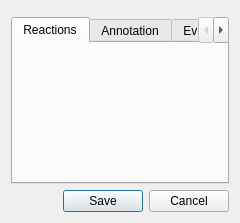
<?xml version="1.0" encoding="UTF-8"?>
<ui version="4.0">
 <class>MetaboliteEditDialog</class>
 <widget class="QDialog" name="MetaboliteEditDialog">
  <property name="geometry">
   <rect>
    <x>0</x>
    <y>0</y>
    <width>240</width>
    <height>223</height>
   </rect>
  </property>
  <property name="windowTitle">
   <string>Edit metabolite</string>
  </property>
  <layout class="QVBoxLayout" name="verticalLayout">
   <item>
    <widget class="MetaboliteAttributesDisplayWidget" name="attributeWidget" native="true"/>
   </item>
   <item>
    <widget class="QTabWidget" name="tabWidget">
     <property name="currentIndex">
      <number>0</number>
     </property>
     <widget class="ReactionsDisplayWidget" name="reactionsTab">
      <attribute name="title">
       <string>Reactions</string>
      </attribute>
      <layout class="QVBoxLayout" name="verticalLayout_2"/>
     </widget>
     <widget class="AnnotationDisplayWidget" name="annotationTab">
      <attribute name="title">
       <string>Annotation</string>
      </attribute>
      <layout class="QVBoxLayout" name="verticalLayout_3"/>
     </widget>
     <widget class="EvidenceDisplayWidget" name="evidenceTab">
      <attribute name="title">
       <string>Evidence</string>
      </attribute>
      <layout class="QVBoxLayout" name="verticalLayout_4"/>
     </widget>
    </widget>
   </item>
   <item>
    <widget class="QDialogButtonBox" name="buttonBox">
     <property name="orientation">
      <enum>Qt::Horizontal</enum>
     </property>
     <property name="standardButtons">
      <set>QDialogButtonBox::Cancel|QDialogButtonBox::Save</set>
     </property>
    </widget>
   </item>
  </layout>
 </widget>
 <customwidgets>
  <customwidget>
   <class>AnnotationDisplayWidget</class>
   <extends>QWidget</extends>
   <header>GEMEditor.model.display.base</header>
   <container>1</container>
   <slots>
    <slot>save_state()</slot>
   </slots>
  </customwidget>
  <customwidget>
   <class>ReactionsDisplayWidget</class>
   <extends>QWidget</extends>
   <header>GEMEditor.model.display.metabolite</header>
   <container>1</container>
  </customwidget>
  <customwidget>
   <class>EvidenceDisplayWidget</class>
   <extends>QWidget</extends>
   <header>GEMEditor.model.display.base</header>
   <container>1</container>
  </customwidget>
  <customwidget>
   <class>MetaboliteAttributesDisplayWidget</class>
   <extends>QWidget</extends>
   <header>GEMEditor.model.display.metabolite</header>
   <container>1</container>
  </customwidget>
 </customwidgets>
 <resources/>
 <connections>
  <connection>
   <sender>buttonBox</sender>
   <signal>accepted()</signal>
   <receiver>MetaboliteEditDialog</receiver>
   <slot>accept()</slot>
   <hints>
    <hint type="sourcelabel">
     <x>235</x>
     <y>314</y>
    </hint>
    <hint type="destinationlabel">
     <x>157</x>
     <y>274</y>
    </hint>
   </hints>
  </connection>
  <connection>
   <sender>buttonBox</sender>
   <signal>rejected()</signal>
   <receiver>MetaboliteEditDialog</receiver>
   <slot>reject()</slot>
   <hints>
    <hint type="sourcelabel">
     <x>235</x>
     <y>314</y>
    </hint>
    <hint type="destinationlabel">
     <x>286</x>
     <y>274</y>
    </hint>
   </hints>
  </connection>
 </connections>
 <slots>
  <slot>save_state()</slot>
  <slot>activate_button()</slot>
  <slot>id_changed(QString)</slot>
  <slot>save_dialog_geometry()</slot>
 </slots>
</ui>
